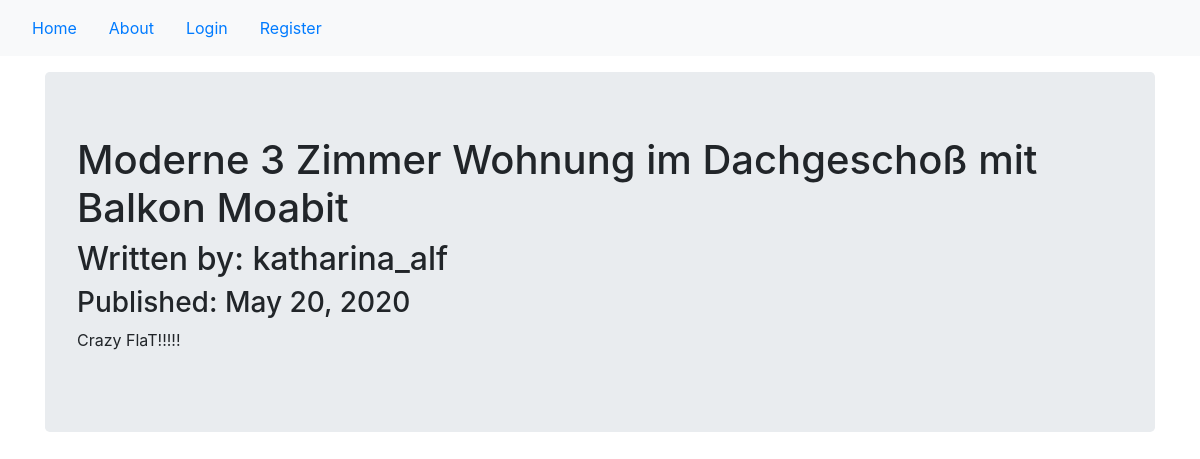
/2, run on the app's committed database.
### blogproject/models.py (models this page shows, shortened)
class BlogPost(db.Model):
    users = db.relationship(User)
    id = db.Column(db.Integer, primary_key=True)
    user_id = db.Column(db.Integer, db.ForeignKey('users.id'), nullable=False)
    date = db.Column(db.DateTime, nullable=False, default=datetime.utcnow)
    title = db.Column(db.String(140), nullable=False)
    text = db.Column(db.Text, nullable=False)

class User(db.Model,UserMixin):
    __tablename__ = 'users'
    id = db.Column(db.Integer,primary_key=True)
    profile_image = db.Column(db.String(64), nullable=False, default ='default_profile.png')
    email = db.Column(db.String(64), index=True)
    username = db.Column(db.String(64), unique=True, index=True)
    password_hash = db.Column(db.String(128))
    posts = db.relationship('BlogPost', backref='author', lazy=True)

### blogproject/users/views.py (the view)
@users.route("/<username>")
def user_posts(username):
    page = request.args.get('page', 1, type=int)
    user = User.query.filter_by(username=username).first_or_404()
    blog_posts = BlogPost.query.filter_by(author=user).order_by(BlogPost.date.desc()).paginate(page=page,per_page=5)
    return render_template('user_blog_posts.html', blog_posts=blog_posts, user=user)

### blogproject/blog_posts/views.py (called while the page is built)
@blog_posts.route('/<int:blog_post_id>')
def blog_post(blog_post_id):
    blog_post = BlogPost.query.get_or_404(blog_post_id)
    return render_template('blog_post.html', title=blog_post.title, post=blog_post)

### blogproject/templates/blog_post.html (shortened to what this page needs)
{% extends "base.html" %}
{% block content %}
<div class="jumbotron">
    <h1>{{post.title}}</h1>
    <h2>Written by: {{post.author.username}}</h2>
    <h3>Published: {{post.date.strftime('%B %d, %Y')}}</h3>
    <p>{{post.text}}</p>
</div>
  {% endblock %}

### data on the page
BlogPost: title "Moderne 3 Zimmer Wohnung im Dachgeschoß mit Balkon Moabit", date "May 20, 2020", text "Crazy FlaT!!!!!"
User: author.username "katharina_alf"
